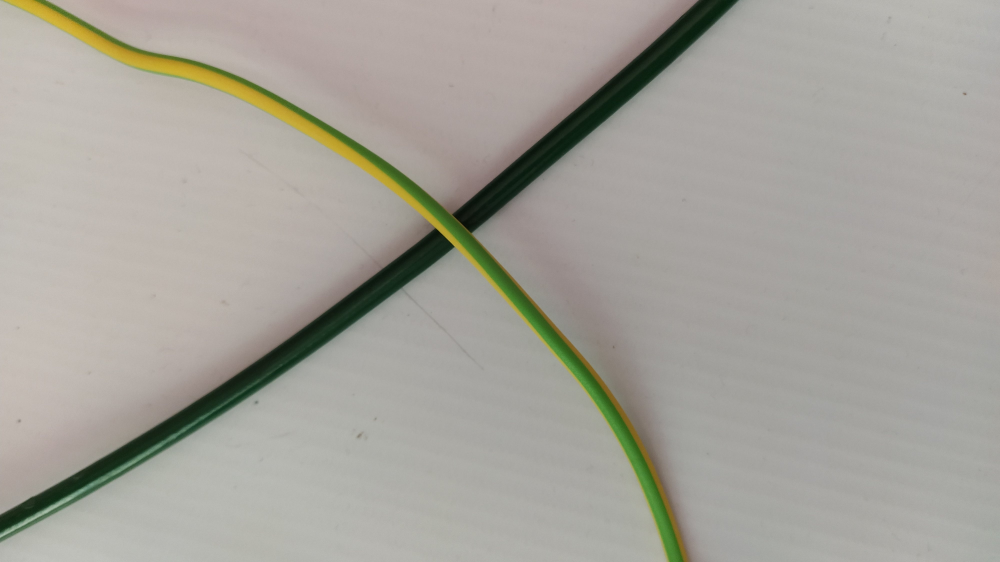
#> input picture utils/c1_0.jpg, 4000 x 2248 px, found by its file name (shown at 1/4 size); its folder holds 6 pictures in this run
$ python extract_mask_object_augment.py
#> lines starting #> are read from the running program, lines starting #| are printed output that depends on the picture
### utils/graphic_processing.py
"""
@File    : graphic_processing.py
@Author  : zhangzhuo
@Time    : 2025/11/13
@Description : 文件功能简述，例如：
              用于使用mask标注，生成目标检测样本时，扣取目标制作检测样本时，数据增强使用
@Version : 1.0
"""

import os
import cv2
import numpy as np
import random
import utils.util as util

def save_images(output_path, image_data):
    cv2.imwrite(output_path, image_data)


# 根据mask、object等信息，抽取语义分割目标前景图
def extract_object_by_mask_and_yolobox(image_path, mask_path, yolo_label_path):
    """
    根据 mask 和 YOLO 框，从原图中抠出指定目标区域

    Args:
        image_path: 原图路径
        mask_path: 灰度 mask 路径（目标为白，背景黑）
        yolo_label_path: YOLO txt 文件路径（class_id x_center y_center width height）
        output_path: 可选，保存路径
    """
    # 读取原图和mask
    image = cv2.imread(image_path)
#> image is the input picture: shape (2248, 4000, 3); mean B, G, R 154.4, 162.5, 165.2
    mask = cv2.imread(mask_path, cv2.IMREAD_GRAYSCALE)
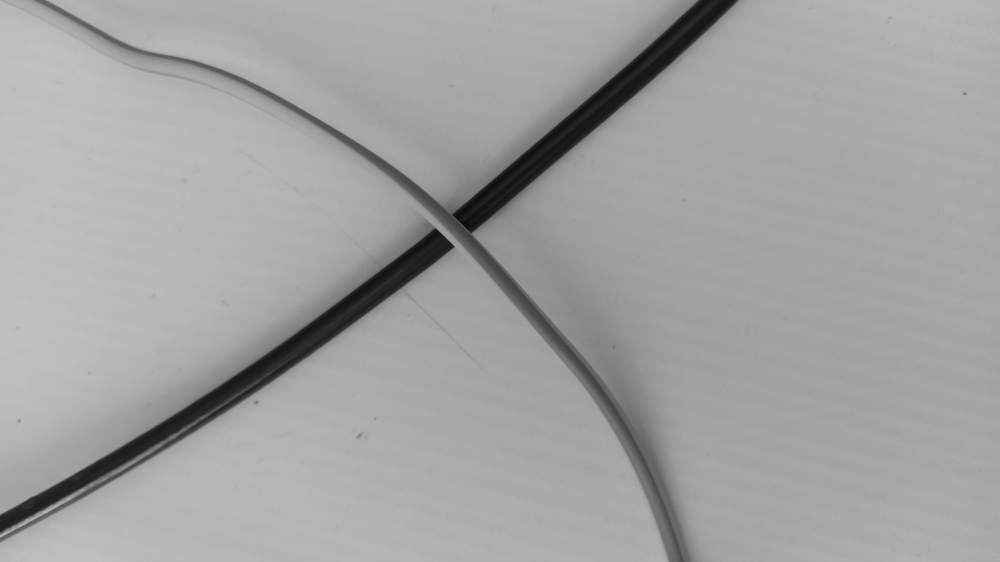
#> mask: shape (2248, 4000) (shown at 1/4 size); min 6, max 198, mean 162.4

    image = util.resize_long_edge_image(image,target_long=1280)
    mask = util.resize_long_edge_image(mask,target_long=1280)

    h, w = image.shape[:2]

    # 读取 YOLO 标注（假设每张图只有一个目标）
    with open(yolo_label_path, "r") as f:
        line = f.readline().strip().split()
        _, x_c, y_c, bw, bh = map(float, line)

    # 反归一化
    x_c, y_c, bw, bh = x_c * w, y_c * h, bw * w, bh * h
    x1 = int(x_c - bw / 2)
    y1 = int(y_c - bh / 2)
    x2 = int(x_c + bw / 2)
    y2 = int(y_c + bh / 2)

    # 限制在图像范围内
    x1, y1 = max(0, x1), max(0, y1)
    x2, y2 = min(w, x2), min(h, y2)

    # 裁剪原图和mask到目标框区域
    roi_img = image[y1:y2, x1:x2]
    roi_mask = mask[y1:y2, x1:x2]

    # 二值化 mask
    _, roi_mask_bin = cv2.threshold(roi_mask, 127, 255, cv2.THRESH_BINARY)

    # 抠图
    extracted = cv2.bitwise_and(roi_img, roi_img, mask=roi_mask_bin)

    return extracted


# 对图像进行随机透视变换（仿射+透视效果）
# [281 lines left out: functions random_perspective_transform, crop_min_bounding_rect, augment_image, paste_object_on_background, paste_A_on_B_with_yolo, not called in this run]

### utils/util.py
import os, glob
import cv2
import numpy as np
import shutil
from collections import defaultdict
import json


def read_name_list(save_image_direct_path):
    files_name_list = [os.path.basename(f) for f in glob.glob(save_image_direct_path + "/*")]
    return files_name_list


# [207 lines left out: functions mark_to_detect, use_yolo_label_plot_box, draw_yolo_boxes, draw_single_image_yolo_boxes, not called in this run]


def resize_long_edge_image(image, target_long=1280):
    """
    按长边缩放图像，并同步调整YOLO标注

    Args:
        image (np.ndarray): 输入图像 (H, W, 3)
        target_long (int): 缩放后的长边尺寸 640、960、1024、1280 （32的倍数）

    Returns:
        resized_img: 缩放后的图像
    """
#> called with target_long = 1280
    h, w = image.shape[:2]
#> h = 2248; w = 4000
    scale = target_long / max(h, w)
#> scale = 0.32
    new_w, new_h = int(w * scale), int(h * scale)
#> new_w = 1280; new_h = 719

    # 1️⃣ 图像缩放
    resized = cv2.resize(image, (new_w, new_h), interpolation=cv2.INTER_AREA)
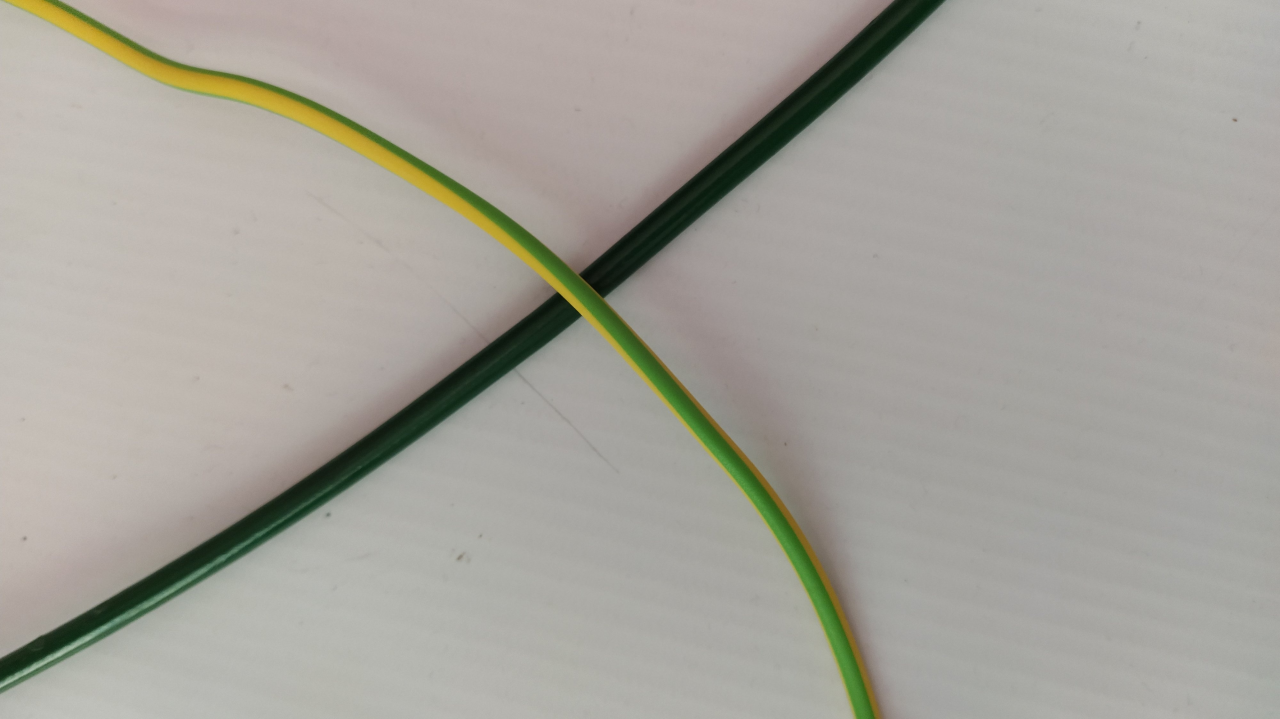
#> resized: shape (719, 1280, 3); mean B, G, R 154.4, 162.5, 165.2

    return resized


# [321 lines left out: functions move_batch_image_to_direct, iou, merge_boxes, expand_box, is_contained, copy_images_by_yolo_labels and 5 more, not called in this run]

### utils/extract_mask_object_augment.py
"""
@File    : extract_mask_object_augment.py
@Author  : zhangzhuo
@Time    : 2025/11/13
@Description : 文件功能简述，例如：
              扣取mask前景，贴合其他图片后，生成目标检测样本的主要程序
@Version : 1.0
"""


import os
import cv2
import numpy as np
import random
import utils.graphic_processing as gp
import utils.util as util

class ExtractMaskObjectAugment:

    def __init__(self,
                 mask_dir, ):
        self.mask_database_origin_path = mask_dir
        self.extract_image_foreground = None
        self.warped_image = None
        self.crop_warped_image = None
        self.augment_image = None
        self.combin_image_yolo = {"image": None,
                                  "yolo_label": [0]}

        self.mask_image_info_dict = {"image_path": None,
                                     "mask_path": None,
                                     "labels_path": None,
                                     "image_name": None}

    def get_mask_image_info(self, image_name):
        self.mask_image_info_dict["image_name"] = image_name
        self.mask_image_info_dict["image_path"] = os.path.join(self.mask_database_origin_path, "imgs", image_name)
        self.mask_image_info_dict["mask_path"] = os.path.join(self.mask_database_origin_path, "masks", image_name)
        self.mask_image_info_dict["labels_path"] = os.path.join(self.mask_database_origin_path, "labels", image_name.split('.')[0]+".txt")

        print(self.mask_image_info_dict)

    def apply_pipeline(self,):
        self.extract_image_foreground = gp.extract_object_by_mask_and_yolobox(self.mask_image_info_dict["image_path"],
                                                                              self.mask_image_info_dict["mask_path"],
                                                                              self.mask_image_info_dict["labels_path"])
#> call 2 of resize_long_edge_image, with target_long = 1280
#> in resize_long_edge_image (call 2), `resized = cv2.resize(image, (new_w, new_h), interpolation=cv2.INTER_AR..`:
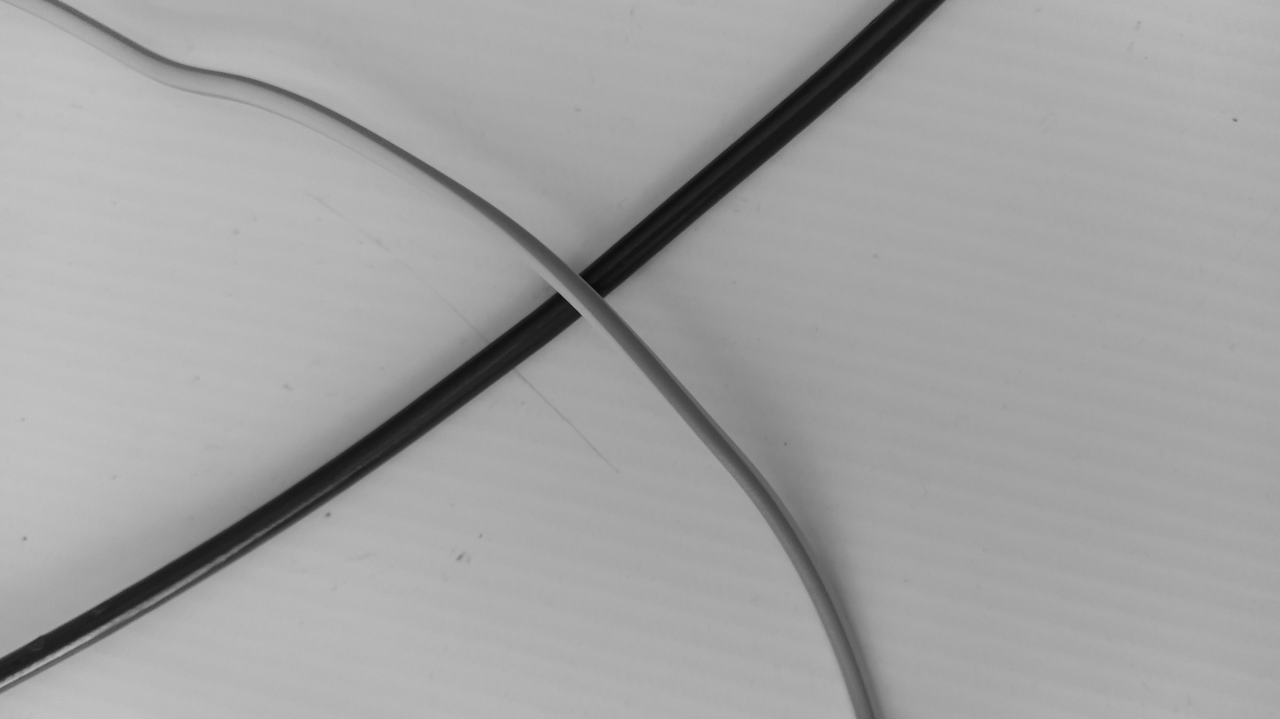
#> resized: shape (719, 1280); min 11, max 195, mean 162.4
        self.warped_image = gp.random_perspective_transform(self.extract_image_foreground)
        self.crop_warped_image = gp.crop_min_bounding_rect(self.warped_image)
        self.augment_image = gp.augment_image(self.crop_warped_image)

        background_images_path=r"/home/chenkejing/PycharmProjects/AI_DatabaseProcess/utils/mosaic_pro.jpg"
        self.combin_image_yolo["image"], self.combin_image_yolo["yolo_label"][0] = gp.paste_A_on_B_with_yolo(self.augment_image,background_images_path,0)


        gp.save_images("extracted.jpg", self.extract_image_foreground)
        gp.save_images("crop_warped_image.jpg", self.crop_warped_image)
        gp.save_images("augment_image.jpg", self.augment_image)
        gp.save_images("combin_image_yolo.jpg", self.combin_image_yolo["image"])
        util.draw_yolo_boxes(self.combin_image_yolo['image'],self.combin_image_yolo['yolo_label'])

if __name__ == '__main__':
    # 使用示例

    mask_data_origin_path = r"/home/chenkejing/database/WireDatabase/ElectricWiresDataset/test"
    extract_mask_image = ExtractMaskObjectAugment(mask_data_origin_path)
    extract_mask_image.get_mask_image_info("c1_0.jpg")
#> (the run stopped early here; a loop or call above may not have finished)
